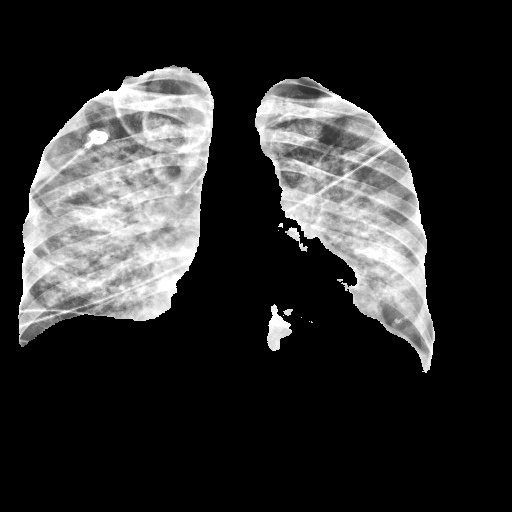
#> input picture pneumo-ai-pipeline/pipeline/test_0729_yy/test_image.jpg, 512 x 512 px
$ python -i processing_npz.py   (imports and definitions only)
#> lines starting #> are read from the running program, lines starting #| are printed output that depends on the picture
#> further down, picture is the input picture: shape (512, 512, 3); mean B, G, R 47.6, 47.6, 47.6
from __future__ import annotations
import os
import cv2
import numpy as np
from typing import Callable, Optional, Dict, Any
from PIL import Image

class ImageProcessor:
    """
    전처리(그레이스케일/CLAHE/블러/스트레치/샤프닝/옵션, RGB 변환)
    """

    def preprocess(
        self,
        image: np.ndarray,
        steps: Optional[Dict[str, Any]] = None,
        params: Optional[Dict[str, Any]] = None,
        output_path: Optional[str] = None,
        save_format: str = 'jpg'
    ) -> np.ndarray:
        """
        - 동작: 전처리(그레이스케일/CLAHE/블러/스트레치/샤프닝)
        - 출력: RGB (H,W,3) 배열을 반환. (입력은 BGR/GRAY 모두 허용)
        """
#> called with save_format = 'jpg'
        if steps is None:
            steps = {
                'convert_grayscale': True,
                'apply_clahe': True,
                'apply_gaussian_blur': True,
                'apply_min_max_stretch': True,
                'apply_sharpening': False,
            }

        if params is None:
            params = {
                'clahe': {'clip_limit': 2.0, 'grid_size': (8, 8)},
                'gaussian_blur': {'radius': 1.0},
                'min_max_stretch': {'lower_percentile': 1, 'upper_percentile': 99},
                'sharpening': {'radius': 2, 'percent': 150, 'threshold': 3}
            }

        # 전처리 전 복사
        img = image.copy()

        # 1) 그레이스케일 → 3채널(모델 파이프라인 유지 용이)
        if steps.get('convert_grayscale', False):
            gray = cv2.cvtColor(img, cv2.COLOR_BGR2GRAY)
            img  = cv2.cvtColor(gray, cv2.COLOR_GRAY2BGR)

        # 2) CLAHE (L 채널에만)
        if steps.get('apply_clahe', False):
            clip_limit = float(params.get('clahe', {}).get('clip_limit', 2.0))
            grid_size  = params.get('clahe', {}).get('grid_size', (8, 8))
            # list로 들어오면 tuple로 변환
            if isinstance(grid_size, list):
                grid_size = tuple(grid_size)
            # CLAHE 인스턴스 생성
            clahe = cv2.createCLAHE(clipLimit=clip_limit, tileGridSize=grid_size)

            # LAB으로 변환 후 L 채널에만 CLAHE 적용
            lab = cv2.cvtColor(img, cv2.COLOR_BGR2LAB)
#> lab: shape (512, 512, 3); mean of channels 0, 1, 2 49, 128, 128
            L, A, B = cv2.split(lab)
#> A: shape (512, 512); every value is 128
            L_eq = clahe.apply(L)
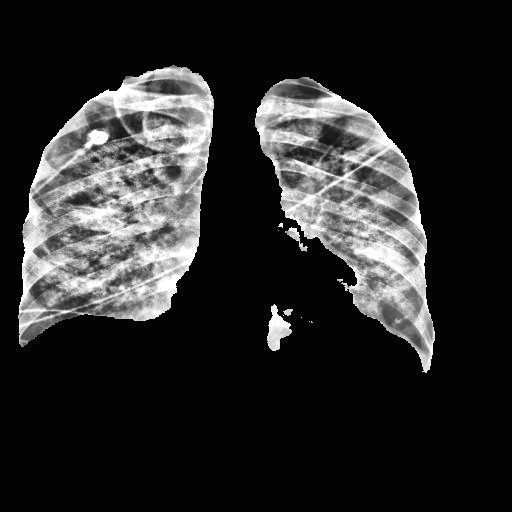
#> L_eq: shape (512, 512); min 2, max 255, mean 43
            lab_eq = cv2.merge((L_eq, A, B))
#> lab_eq: shape (512, 512, 3); mean of channels 0, 1, 2 43, 128, 128
            img = cv2.cvtColor(lab_eq, cv2.COLOR_LAB2BGR)

        # 3) 가우시안 블러
        if steps.get('apply_gaussian_blur', False):
            radius = int(round(float(params.get('gaussian_blur', {}).get('radius', 1))))
            radius = max(radius, 0)
            if radius > 0:
                k = 2 * radius + 1  # 홀수 커널
                img = cv2.GaussianBlur(img, (k, k), 0)

        # 4) Min-Max Stretching (채널별)
        if steps.get('apply_min_max_stretch', False):
            p_low  = float(params.get('min_max_stretch', {}).get('lower_percentile', 1))
            p_high = float(params.get('min_max_stretch', {}).get('upper_percentile', 99))
            out = img.astype(np.float32)
            for c in range(3):
                ch = out[..., c]
                lo = np.percentile(ch, p_low)
                hi = np.percentile(ch, p_high)
                if hi > lo:
                    ch = (ch - lo) * 255.0 / (hi - lo + 1e-6)
                    out[..., c] = np.clip(ch, 0, 255)
            img = out.astype(np.uint8)

        # 5) 샤프닝(언샤프 마스크)
        if steps.get('apply_sharpening', False):
            r   = int(params.get('sharpening', {}).get('radius', 2))
            pct = float(params.get('sharpening', {}).get('percent', 150))
            thr = float(params.get('sharpening', {}).get('threshold', 3))
            if r > 0:
                k = 2 * r + 1
                blurred = cv2.GaussianBlur(img, (k, k), 0)
                sharpened = cv2.addWeighted(img, pct / 100.0, blurred, 1.0 - pct / 100.0, 0)
                low_contrast = (np.abs(img.astype(np.int16) - blurred.astype(np.int16)) < thr)
                img = np.where(low_contrast, img, sharpened).astype(np.uint8)

        # 6) BGR → RGB 변환
        img = cv2.cvtColor(img, cv2.COLOR_BGR2RGB)

        # 저장 옵션 처리
        if output_path and save_format != "none":
            if save_format == "npz":
                np.savez_compressed(output_path, image=img)
            elif save_format in ("png", "jpg"):
                Image.fromarray(img).save(output_path, format=save_format.upper())

        return img  # RGB (H,W,3)

    # [12 lines left out: function _cv2_interp, not called in this run]

class ImagePackager:
    """
    - 입력:
        preprocessed_img_path: 전처리(clahe/blur/stretch 등) 완료된 이미지 경로
        mask_path            : 세그멘테이션(폐/병변 등) 완료된 마스크 경로
      (둘 다 원본 해상도 기준이며, 이 함수에서는 세그 수행/전처리를 하지 않음)

    - 동작:
        1) RGB 이미지/마스크 로드
        2) 원본 해상도에서 letterbox 메타를 기반으로
           분류 입력 해상도(224)로 동일 규칙 리사이즈
        3) (224,224,3) RGB + (224,224,1) mask → (224,224,4) 패킹
        4) 필요 시 .npz로 저장

    - 출력:
        dict {
            "image_224": (224,224,3) RGB np.uint8,
            "mask_224" : (224,224)    np.uint8 (0/255),
            "packed"   : (224,224,4)  np.uint8
        }
    """

    # --------------- helpers ---------------
    # [107 lines left out: functions _cv2_interp, _letterbox, _undo_letterbox, build_npz_from_preprocessed, not called in this run]

>>> import cv2
>>> picture = cv2.imread('../../pipeline/test_0729_yy/test_image.jpg')
>>> result = ImageProcessor().preprocess(picture)
